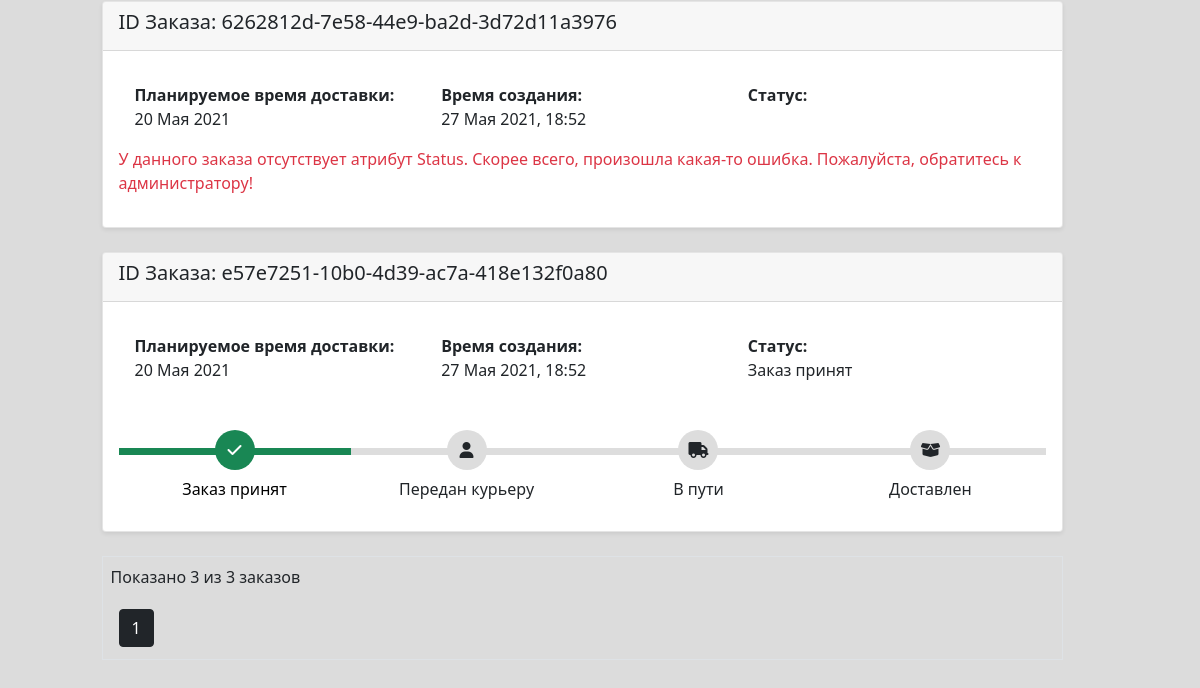
The page /orders (signed in, lower part) on the database as committed earlier.
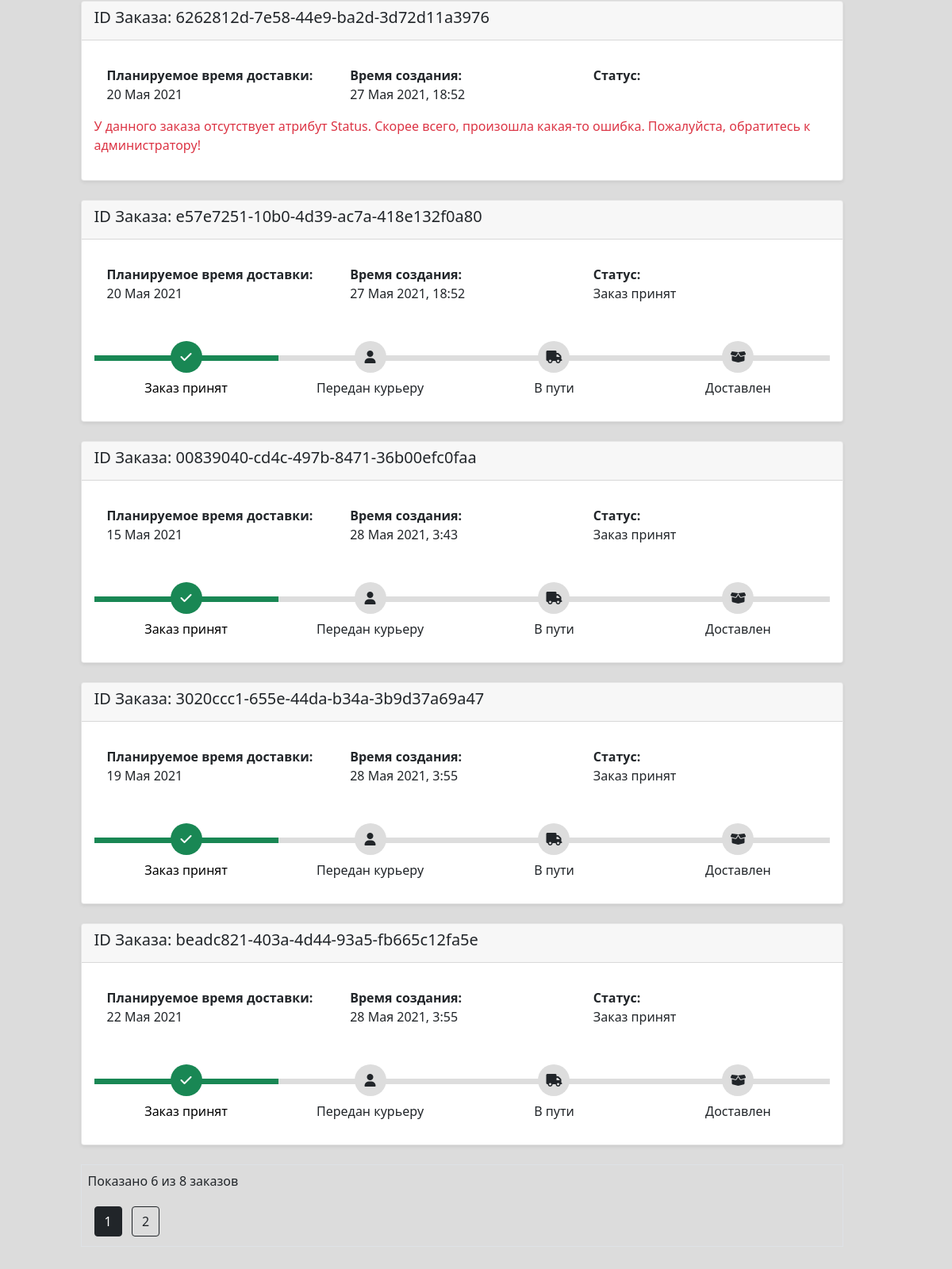
The same page on the database as committed later.
### data/orders.py (models this page shows)
class Order(SqlAlchemyBase, SerializerMixin):
    __tablename__ = 'orders'
    id = sqlalchemy.Column(sqlalchemy.Integer,
                           primary_key=True, autoincrement=True)
    public_id = sqlalchemy.Column(sqlalchemy.String(50),
                                  unique=True,
                                  nullable=False,
                                  default=generate_uuid)
    description = sqlalchemy.Column(sqlalchemy.String, nullable=True)
    created_date = sqlalchemy.Column(sqlalchemy.DateTime,
                                     default=datetime.datetime.now)
    update_date = sqlalchemy.Column(sqlalchemy.DateTime,
                                     default=datetime.datetime.now)
    delivery_date = sqlalchemy.Column(sqlalchemy.DateTime)
    elements = orm.relation('OrderElement', back_populates='order')
    location_id = sqlalchemy.Column(sqlalchemy.Integer,
                                    sqlalchemy.ForeignKey("locations.id"))
    location = orm.relation('Location')
    status_id = sqlalchemy.Column(sqlalchemy.Integer,
                                  sqlalchemy.ForeignKey("order_statuses.id"))
    status = orm.relation('Status')
    user_id = sqlalchemy.Column(sqlalchemy.Integer,
                                sqlalchemy.ForeignKey("users.id"), nullable=True)
    user = orm.relation('User', back_populates='orders')

class Status(SqlAlchemyBase):
    __tablename__ = 'order_statuses'
    id = sqlalchemy.Column(sqlalchemy.Integer,
                           primary_key=True, autoincrement=True)
    name = sqlalchemy.Column(sqlalchemy.String, nullable=False, unique=True)
    full_name = sqlalchemy.Column(sqlalchemy.String, nullable=True)
    description = sqlalchemy.Column(sqlalchemy.String, nullable=True)

### routes/orders.py (the view)
@app.route('/orders')
@login_required
def orders_list_page():
    page = request.args.get('page', 1, type=int)
    db_sess = db_session.create_session()
    if current_user.is_admin:
        query = db_sess.query(Order)
    else:
        query = db_sess.query(Order).filter_by(user_id=current_user.id)
    orders = paginate(query, page, 6)
    template = render_template('orders_page.html',
                               title='Заказы',
                               orders=orders,
                               time_format_func=ru_format_str_time)
    db_sess.close()
    return template

### data/db_session.py (called while the page is built)
def create_session() -> Session:
    global __factory
    if __factory:
        return __factory()

### main.py (called while the page is built)
@login_manager.user_loader
def load_user(user_id):
    db_sess = db_session.create_session()
    user = db_sess.query(User).get(user_id)
    db_sess.close()
    return user

### tools.py (called while the page is built)
def paginate(query, page, per_page=20, error_out=True):
    if error_out and page < 1:
        abort(404)
    items = query.limit(per_page).offset((page - 1) * per_page).all()
    if not items and page != 1 and error_out:
        abort(404)
    if page == 1 and len(items) < per_page:
        total = len(items)
    else:
        total = query.order_by(None).count()
    return Pagination(query, page, per_page, total, items)

def ru_format_str_time(time: datetime.datetime, show_exact_time=True):
    s_month = MONTH_NAMES_RU[time.month]
    s_date = f'{time.day} {s_month} {time.year}'
    if show_exact_time:
        s_time = f', {time.hour}:{time.minute}'
    else:
        s_time = ''
    return s_date + s_time

### templates/orders_page.html
{% extends "main_template.html" %}
{% block content %}
    <link rel="stylesheet" href="{{ url_for('static', filename='css/orders_page_v13.css') }}">
    <div class="container">
        {% for order in orders.items %}
            <article class="card rounded shadow-sm mb-4">
                <header class="card-header">
                    <h5>ID Заказа: {{ order.public_id }}</h5>
                </header>
                <div class="card-body">
                    <div class="card-body row">
                        <div class="col"><strong>Планируемое время доставки:</strong><br>
                            {{ time_format_func(order.delivery_date, show_exact_time=False) }}
                        </div>
                        <div class="col"><strong>Время создания:</strong><br>
                            {{ time_format_func(order.created_date) }}
                        </div>
                        <div class="col"><strong>Статус:</strong><br>
                            {{ order.status.full_name }}
                        </div>
                    </div>
                    {% if order.status %}
                        <div class="track">
                            <div class="step {{ 'active' if order.status.id >= 1 else '' }}"><span class="icon"> <i
                                    class="fa fa-check"></i> </span> <span
                                    class="text"> Заказ принят </span></div>
                            <div class="step {{ 'active' if order.status.id >= 2 else '' }}"><span class="icon"> <i
                                    class="fa fa-user"></i> </span> <span
                                    class="text"> Передан курьеру </span></div>
                            <div class="step {{ 'active' if order.status.id >= 3 else '' }}"><span class="icon"> <i
                                    class="fa fa-truck"></i> </span> <span
                                    class="text"> В пути </span></div>
                            <div class="step {{ 'active' if order.status.id >= 4 else '' }}"><span class="icon"> <i
                                    class="fa fa-box-open"></i> </span> <span
                                    class="text"> Доставлен </span></div>
                        </div>
                    {% else %}
                        <p class="text-danger">
                            У данного заказа отсутствует атрибут Status.
                            Скорее всего, произошла какая-то ошибка.
                            Пожалуйста, обратитесь к администратору!
                        </p>
                    {% endif %}
                </div>
            </article>
        {% endfor %}
        <div class="mt-2 mb-2 p-2 border">
            <p class="text-dark">Показано {{ orders.items|length }} из {{ orders.total }} заказов</p>
            {% for page_num in orders.iter_pages(left_edge=1, right_edge=1, left_current=1, right_current=2) %}
                {% if page_num %}
                    {% if orders.page == page_num %}
                        <a href="{{ url_for('orders_list_page', page=page_num) }}"
                           class="btn btn-dark mt-1 mb-1 ms-2">
                            {{ page_num }}
                        </a>
                    {% else %}
                        <a href="{{ url_for('orders_list_page', page=page_num) }}"
                           class="btn btn-outline-dark mt-1 mb-1 ms-2">
                            {{ page_num }}
                        </a>
                    {% endif %}
                {% else %}
                    ...
                {% endif %}
            {% endfor %}
        </div>
    </div>
{% endblock content %}

Rows that differ between the two databases and show on the page:
added Order: public_id "00839040-cd4c-497b-8471-36b00efc0faa", delivery_date "15 Мая 2021", created_date "28 Мая 2021, 3:43", status.full_name "Заказ принят"
added Order: public_id "3020ccc1-655e-44da-b34a-3b9d37a69a47", delivery_date "19 Мая 2021", created_date "28 Мая 2021, 3:55", status.full_name "Заказ принят"
added Order: public_id "beadc821-403a-4d44-93a5-fb665c12fa5e", delivery_date "22 Мая 2021", created_date "28 Мая 2021, 3:55", status.full_name "Заказ принят"
Other text that changed with them:
{{ orders.items|length }}: "3" → "6"
{{ orders.total }}: "3" → "8"
new list line: "2"
